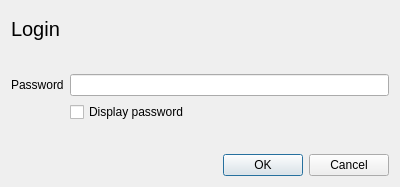
<?xml version="1.0" encoding="UTF-8"?>
<ui version="4.0">
 <class>password_d</class>
 <widget class="QDialog" name="password_d">
  <property name="geometry">
   <rect>
    <x>0</x>
    <y>0</y>
    <width>400</width>
    <height>187</height>
   </rect>
  </property>
  <property name="windowTitle">
   <string>Dialog</string>
  </property>
  <layout class="QVBoxLayout" name="verticalLayout">
   <item>
    <layout class="QGridLayout" name="gridLayout">
     <item row="1" column="0" colspan="2">
      <widget class="QLabel" name="label">
       <property name="font">
        <font>
         <pointsize>15</pointsize>
        </font>
       </property>
       <property name="text">
        <string>Login</string>
       </property>
      </widget>
     </item>
     <item row="3" column="0">
      <widget class="QLabel" name="label_3">
       <property name="text">
        <string>Password</string>
       </property>
      </widget>
     </item>
     <item row="0" column="0">
      <spacer name="verticalSpacer_4">
       <property name="orientation">
        <enum>Qt::Vertical</enum>
       </property>
       <property name="sizeType">
        <enum>QSizePolicy::Preferred</enum>
       </property>
       <property name="sizeHint" stdset="0">
        <size>
         <width>20</width>
         <height>20</height>
        </size>
       </property>
      </spacer>
     </item>
     <item row="5" column="0">
      <spacer name="verticalSpacer_3">
       <property name="orientation">
        <enum>Qt::Vertical</enum>
       </property>
       <property name="sizeHint" stdset="0">
        <size>
         <width>20</width>
         <height>40</height>
        </size>
       </property>
      </spacer>
     </item>
     <item row="3" column="1">
      <widget class="QLineEdit" name="lineEdit_2">
       <property name="echoMode">
        <enum>QLineEdit::Password</enum>
       </property>
      </widget>
     </item>
     <item row="2" column="0">
      <spacer name="verticalSpacer_2">
       <property name="orientation">
        <enum>Qt::Vertical</enum>
       </property>
       <property name="sizeHint" stdset="0">
        <size>
         <width>30</width>
         <height>40</height>
        </size>
       </property>
      </spacer>
     </item>
     <item row="4" column="1">
      <widget class="QCheckBox" name="checkBox">
       <property name="text">
        <string>Display password</string>
       </property>
      </widget>
     </item>
    </layout>
   </item>
   <item>
    <widget class="QDialogButtonBox" name="buttonBox">
     <property name="orientation">
      <enum>Qt::Horizontal</enum>
     </property>
     <property name="standardButtons">
      <set>QDialogButtonBox::Cancel|QDialogButtonBox::Ok</set>
     </property>
    </widget>
   </item>
  </layout>
 </widget>
 <resources/>
 <connections>
  <connection>
   <sender>buttonBox</sender>
   <signal>accepted()</signal>
   <receiver>password_d</receiver>
   <slot>accept()</slot>
   <hints>
    <hint type="sourcelabel">
     <x>248</x>
     <y>254</y>
    </hint>
    <hint type="destinationlabel">
     <x>157</x>
     <y>274</y>
    </hint>
   </hints>
  </connection>
  <connection>
   <sender>buttonBox</sender>
   <signal>rejected()</signal>
   <receiver>password_d</receiver>
   <slot>reject()</slot>
   <hints>
    <hint type="sourcelabel">
     <x>316</x>
     <y>260</y>
    </hint>
    <hint type="destinationlabel">
     <x>286</x>
     <y>274</y>
    </hint>
   </hints>
  </connection>
 </connections>
</ui>
